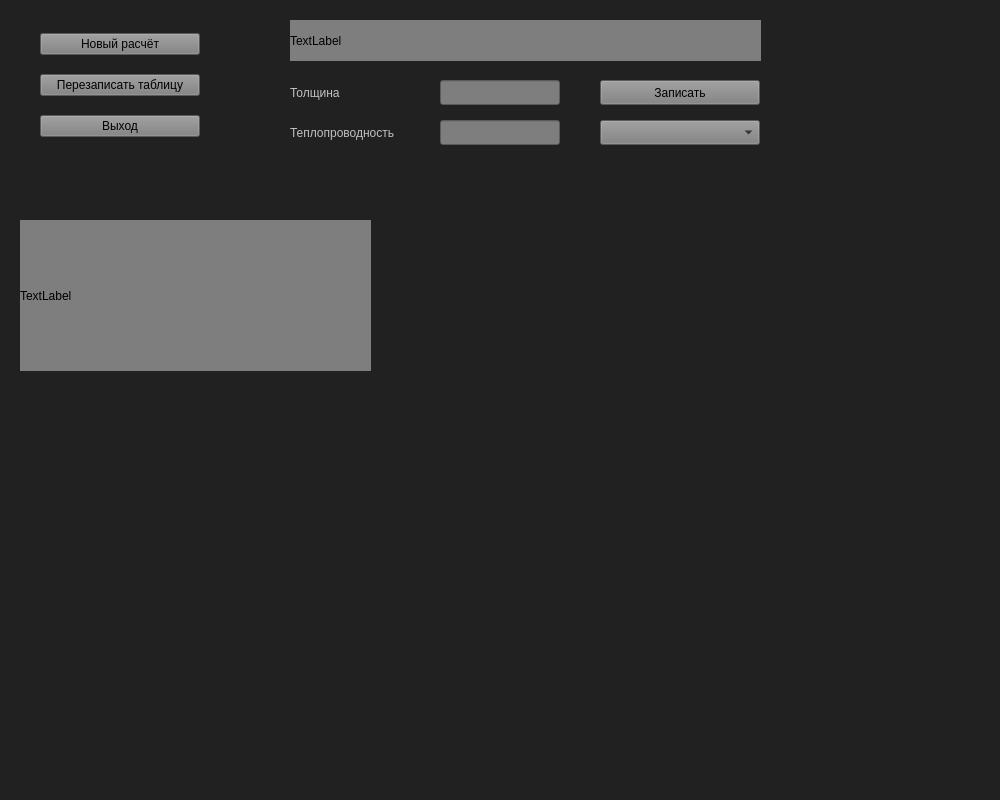
<?xml version="1.0" encoding="UTF-8"?>
<ui version="4.0">
 <class>MainWindow</class>
 <widget class="QMainWindow" name="MainWindow">
  <property name="geometry">
   <rect>
    <x>0</x>
    <y>0</y>
    <width>1000</width>
    <height>800</height>
   </rect>
  </property>
  <property name="minimumSize">
   <size>
    <width>1000</width>
    <height>800</height>
   </size>
  </property>
  <property name="maximumSize">
   <size>
    <width>1000</width>
    <height>800</height>
   </size>
  </property>
  <property name="windowTitle">
   <string>MainWindow</string>
  </property>
  <property name="styleSheet">
   <string notr="true">background-color: rgb(33, 33, 33);</string>
  </property>
  <widget class="QWidget" name="centralwidget">
   <widget class="QLineEdit" name="l_width">
    <property name="geometry">
     <rect>
      <x>440</x>
      <y>80</y>
      <width>120</width>
      <height>25</height>
     </rect>
    </property>
    <property name="minimumSize">
     <size>
      <width>120</width>
      <height>25</height>
     </size>
    </property>
    <property name="maximumSize">
     <size>
      <width>120</width>
      <height>25</height>
     </size>
    </property>
    <property name="styleSheet">
     <string notr="true">background-color: rgb(126, 126, 126);</string>
    </property>
   </widget>
   <widget class="QLabel" name="l_name1">
    <property name="geometry">
     <rect>
      <x>290</x>
      <y>80</y>
      <width>120</width>
      <height>25</height>
     </rect>
    </property>
    <property name="minimumSize">
     <size>
      <width>120</width>
      <height>25</height>
     </size>
    </property>
    <property name="maximumSize">
     <size>
      <width>120</width>
      <height>25</height>
     </size>
    </property>
    <property name="styleSheet">
     <string notr="true">color: rgb(193, 193, 193);</string>
    </property>
    <property name="text">
     <string>Толщина </string>
    </property>
   </widget>
   <widget class="QLabel" name="l_name2">
    <property name="geometry">
     <rect>
      <x>290</x>
      <y>120</y>
      <width>120</width>
      <height>25</height>
     </rect>
    </property>
    <property name="minimumSize">
     <size>
      <width>120</width>
      <height>25</height>
     </size>
    </property>
    <property name="maximumSize">
     <size>
      <width>120</width>
      <height>25</height>
     </size>
    </property>
    <property name="styleSheet">
     <string notr="true">color: rgb(193, 193, 193);</string>
    </property>
    <property name="text">
     <string>Теплопроводность</string>
    </property>
   </widget>
   <widget class="QLineEdit" name="l_tc">
    <property name="geometry">
     <rect>
      <x>440</x>
      <y>120</y>
      <width>120</width>
      <height>25</height>
     </rect>
    </property>
    <property name="minimumSize">
     <size>
      <width>120</width>
      <height>25</height>
     </size>
    </property>
    <property name="maximumSize">
     <size>
      <width>120</width>
      <height>25</height>
     </size>
    </property>
    <property name="styleSheet">
     <string notr="true">background-color: rgb(126, 126, 126);</string>
    </property>
   </widget>
   <widget class="QComboBox" name="cB_DBN">
    <property name="geometry">
     <rect>
      <x>600</x>
      <y>120</y>
      <width>160</width>
      <height>25</height>
     </rect>
    </property>
    <property name="minimumSize">
     <size>
      <width>160</width>
      <height>25</height>
     </size>
    </property>
    <property name="maximumSize">
     <size>
      <width>160</width>
      <height>25</height>
     </size>
    </property>
    <property name="styleSheet">
     <string notr="true">background-color: rgb(126, 126, 126);</string>
    </property>
   </widget>
   <widget class="QLabel" name="l_display">
    <property name="geometry">
     <rect>
      <x>290</x>
      <y>20</y>
      <width>471</width>
      <height>41</height>
     </rect>
    </property>
    <property name="styleSheet">
     <string notr="true">background-color: rgb(126, 126, 126);</string>
    </property>
    <property name="text">
     <string>TextLabel</string>
    </property>
   </widget>
   <widget class="QLabel" name="l_answer">
    <property name="geometry">
     <rect>
      <x>20</x>
      <y>220</y>
      <width>351</width>
      <height>151</height>
     </rect>
    </property>
    <property name="styleSheet">
     <string notr="true">background-color: rgb(126, 126, 126);</string>
    </property>
    <property name="text">
     <string>TextLabel</string>
    </property>
   </widget>
   <widget class="QPushButton" name="b_upload">
    <property name="geometry">
     <rect>
      <x>600</x>
      <y>80</y>
      <width>160</width>
      <height>25</height>
     </rect>
    </property>
    <property name="minimumSize">
     <size>
      <width>160</width>
      <height>25</height>
     </size>
    </property>
    <property name="maximumSize">
     <size>
      <width>160</width>
      <height>25</height>
     </size>
    </property>
    <property name="styleSheet">
     <string notr="true">background-color: rgb(126, 126, 126);</string>
    </property>
    <property name="text">
     <string>Записать</string>
    </property>
   </widget>
   <widget class="QWidget" name="layoutWidget">
    <property name="geometry">
     <rect>
      <x>40</x>
      <y>20</y>
      <width>162</width>
      <height>131</height>
     </rect>
    </property>
    <layout class="QVBoxLayout" name="verticalLayout">
     <item>
      <widget class="QPushButton" name="btn_new">
       <property name="minimumSize">
        <size>
         <width>160</width>
         <height>0</height>
        </size>
       </property>
       <property name="maximumSize">
        <size>
         <width>160</width>
         <height>16777215</height>
        </size>
       </property>
       <property name="styleSheet">
        <string notr="true">background-color: rgb(126, 126, 126);
alternate-background-color: rgb(65, 65, 65);</string>
       </property>
       <property name="text">
        <string>Новый расчёт</string>
       </property>
      </widget>
     </item>
     <item>
      <widget class="QPushButton" name="btn_clear">
       <property name="minimumSize">
        <size>
         <width>160</width>
         <height>0</height>
        </size>
       </property>
       <property name="maximumSize">
        <size>
         <width>160</width>
         <height>16777215</height>
        </size>
       </property>
       <property name="styleSheet">
        <string notr="true">background-color: rgb(126, 126, 126);
alternate-background-color: rgb(65, 65, 65);</string>
       </property>
       <property name="text">
        <string>Перезаписать таблицу</string>
       </property>
      </widget>
     </item>
     <item>
      <widget class="QPushButton" name="btn_ex">
       <property name="minimumSize">
        <size>
         <width>160</width>
         <height>0</height>
        </size>
       </property>
       <property name="maximumSize">
        <size>
         <width>160</width>
         <height>16777215</height>
        </size>
       </property>
       <property name="styleSheet">
        <string notr="true">background-color: rgb(126, 126, 126);
alternate-background-color: rgb(65, 65, 65);</string>
       </property>
       <property name="text">
        <string>Выход</string>
       </property>
      </widget>
     </item>
    </layout>
   </widget>
  </widget>
  <widget class="QMenuBar" name="menubar">
   <property name="geometry">
    <rect>
     <x>0</x>
     <y>0</y>
     <width>1000</width>
     <height>26</height>
    </rect>
   </property>
  </widget>
  <widget class="QStatusBar" name="statusbar"/>
 </widget>
 <resources/>
 <connections/>
</ui>
